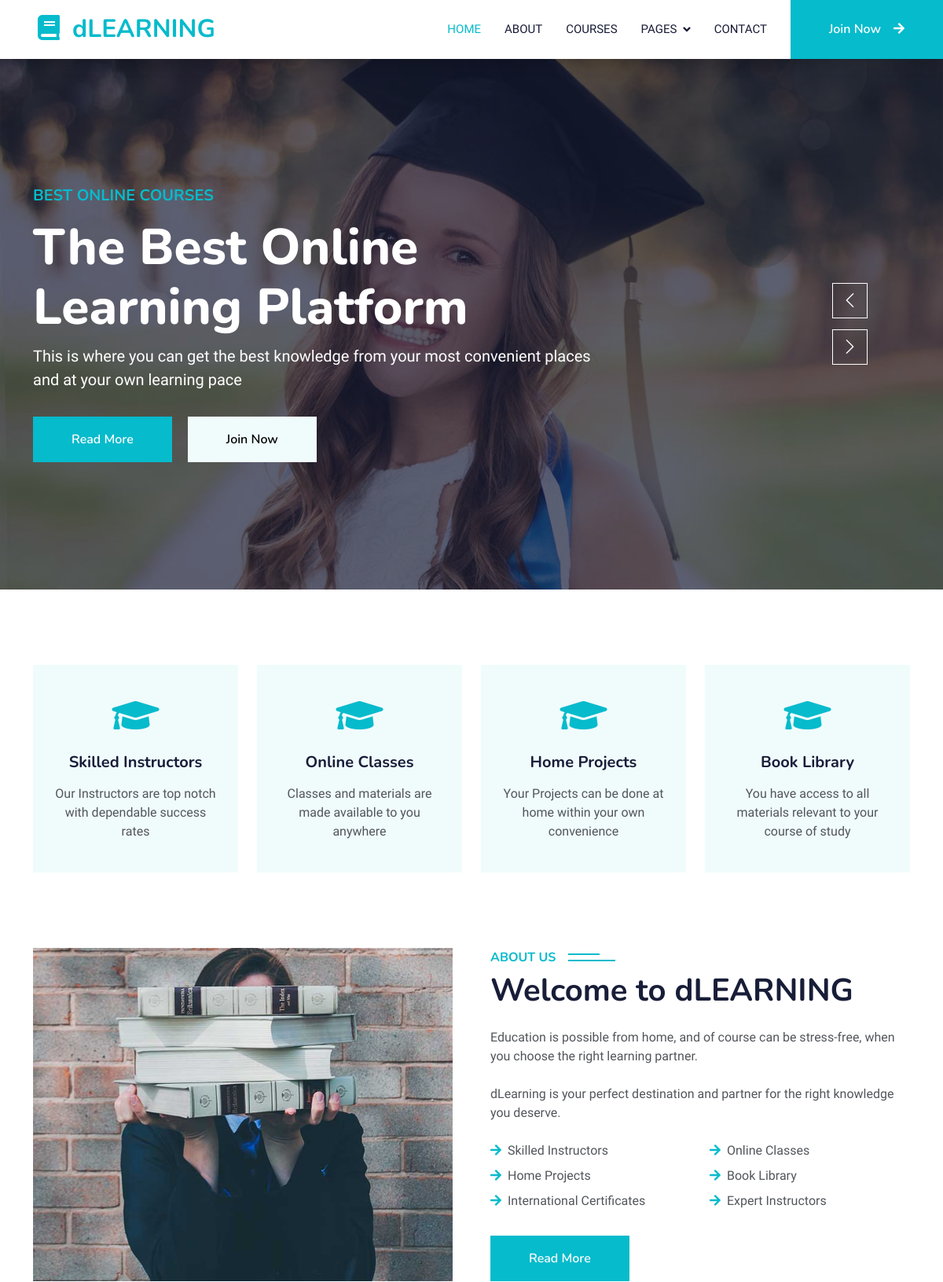
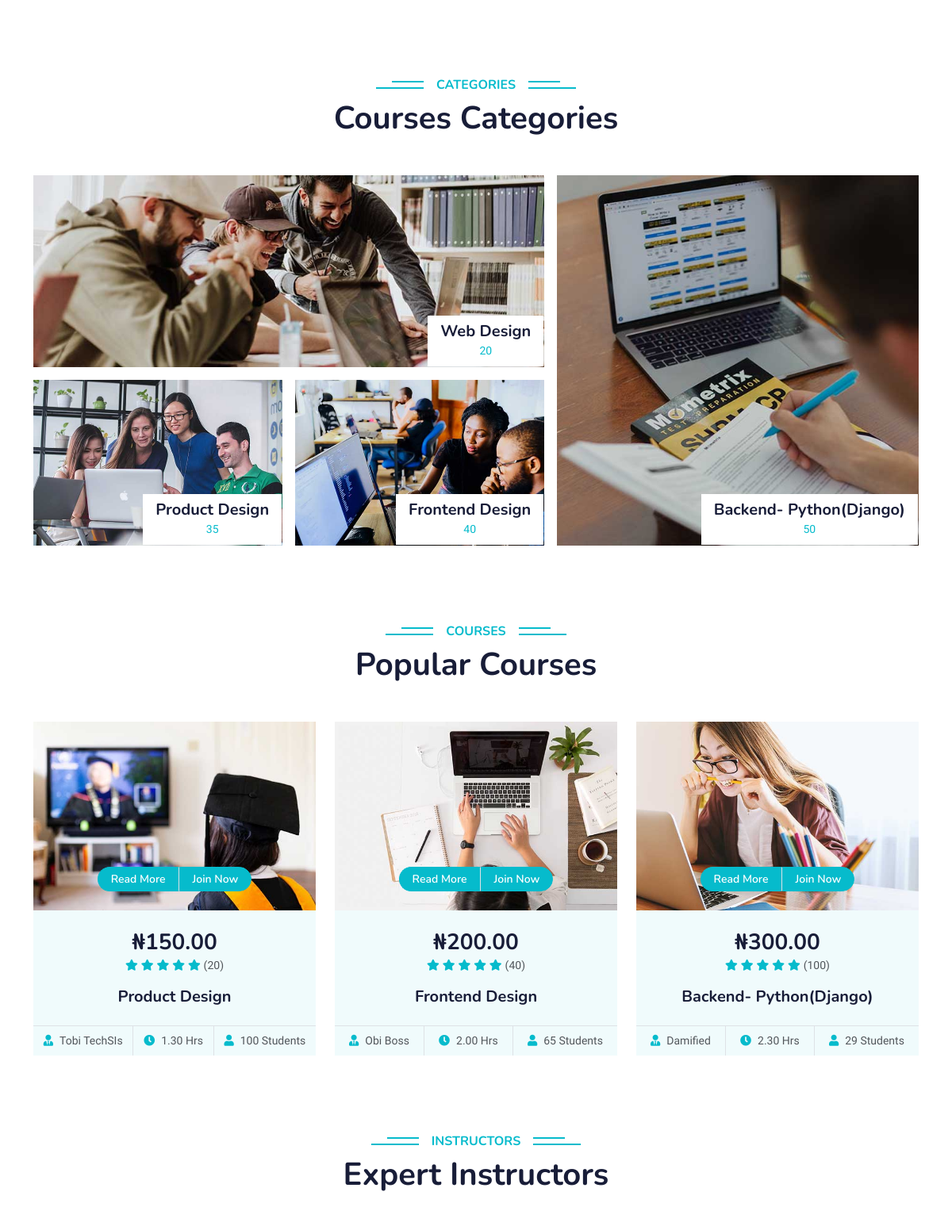
The page / (upper part) on the database its author committed (2 pictures, top to bottom).
### Elearning/models.py (models this page shows, shortened)
class Carousel(models.Model):
    name = models.CharField(max_length=100)
    description = models.CharField(max_length=100)
    explanation = models.TextField()
    image = models.ImageField(upload_to="carousel_images")

class Service(models.Model):
    name = models.CharField(max_length=100)
    description = models.CharField(max_length=100)

class AboutImage(models.Model):
    name = models.CharField(max_length=10)
    image = models.ImageField(upload_to='about_image')

class Feature(models.Model):
    name = models.CharField(max_length=50)

class Categorie(models.Model):
    name = models.CharField(max_length=50)
    courses_count = models.CharField(max_length=50)
    image = models.ImageField(upload_to='category_image')

class Course(models.Model):
    image = models.ImageField(upload_to='course_image')
    price = models.DecimalField(max_digits=10, decimal_places=2)
    likes_count = models.IntegerField()
    name = models.CharField(max_length=100)
    instructor = models.CharField(max_length=100)
    duration = models.DecimalField(max_digits=10, decimal_places=2)
    student_count = models.IntegerField()

### Elearning/views.py (the view)
# urls.py: path('', homepage, name='home'),
def homepage(request):
    if request.method == "GET":
        carousel = Carousel.objects.all()
        service = Service.objects.all()
        aboutimage = AboutImage.objects.all()
        feature = Feature.objects.all()
        category1 = Categorie.objects.get(pk=1)
        category2 = Categorie.objects.get(pk=2)
        category3 = Categorie.objects.get(pk=3)
        category4 = Categorie.objects.get(pk=4)
        course = Course.objects.all()
        expert = Expert.objects.all()
        testimonial = Testimonial.objects.all()
        footcontact = Footcontact.objects.all()
        footgallery = Footgallerie.objects.all()
        context = {
            'carousel': carousel,
            'service': service,
            'aboutimage': aboutimage,
            'feature': feature,
            'category1': category1,
            'category2': category2,
            'category3': category3,
            'category4': category4,
            'course': course,
            'expert': expert,
            'testimonial': testimonial,
            'footcontact': footcontact,
            'footgallery': footgallery
        }
    elif request.method == "POST":
        new_subscribers_email = request.POST("email") # OR request.POST.get["email"]
        Newsletter.objects.create(email=new_subscribers_email)
        return HttpResponse("You have subscribed sucessfully")
    return render(request, 'Elearning/index.html', context)

### Elearning/templates/Elearning/index.html (shortened to what this page needs)
{% load static %}
<!DOCTYPE html>
<html lang="en">
<head>
    <link href="https://cdnjs.cloudflare.com/ajax/libs/font-awesome/5.10.0/css/all.min.css" rel="stylesheet">
    <link href="https://cdn.jsdelivr.net/npm/bootstrap-icons@1.4.1/font/bootstrap-icons.css" rel="stylesheet">
    <link href="{% static 'Elearning/lib/animate/animate.min.css' %}" rel="stylesheet">
    <link href="{% static 'Elearning/lib/owlcarousel/assets/owl.carousel.min.css' %}" rel="stylesheet">
    <link href="{% static 'Elearning/css/bootstrap.min.css' %}" rel="stylesheet">
    <link href="{% static 'Elearning/css/style.css' %}" rel="stylesheet">
</head>
<body>
    <nav class="navbar navbar-expand-lg bg-white navbar-light shadow sticky-top p-0">
        <a href="{% url 'home' %}" class="navbar-brand d-flex align-items-center px-4 px-lg-5">
            <h2 class="m-0 text-primary"><i class="fa fa-book me-3"></i>dLEARNING</h2>
        </a>
        <div class="collapse navbar-collapse" id="navbarCollapse">
            <div class="navbar-nav ms-auto p-4 p-lg-0">
                <a href="{% url 'home' %}" class="nav-item nav-link active">Home</a>
                <a href="{% url 'about' %}" class="nav-item nav-link">About</a>
                <a href="{% url 'courses' %}" class="nav-item nav-link">Courses</a>
                <div class="nav-item dropdown">
                    <a href="#" class="nav-link dropdown-toggle" data-bs-toggle="dropdown">Pages</a>
                </div>
                <a href="{% url 'contact' %}" class="nav-item nav-link">Contact</a>
            </div>
            <a href="{% url 'register' %}" class="btn btn-primary py-4 px-lg-5 d-none d-lg-block">Join Now<i class="fa fa-arrow-right ms-3"></i></a>
        </div>
    </nav>
    {% block content %}
    <div class="container-fluid p-0 mb-5">
        <div class="owl-carousel header-carousel position-relative">
            {% for i in carousel %}
            <div class="owl-carousel-item position-relative">
                <img class="img-fluid" src="{{ i.image.url }}" alt="">
                <div class="position-absolute top-0 start-0 w-100 h-100 d-flex align-items-center" style="background: rgba(24, 29, 56, .7);">
                    <div class="container">
                        <div class="row justify-content-start">
                            <div class="col-sm-10 col-lg-8">
                                <h5 class="text-primary text-uppercase mb-3 animated slideInDown">{{ i.name }}</h5>
                                <h1 class="display-3 text-white animated slideInDown">{{ i.description }}</h1>
                                <p class="fs-5 text-white mb-4 pb-2">{{ i.explanation }}</p>
                                <a href="{% url 'testimonial' %}" class="btn btn-primary py-md-3 px-md-5 me-3 animated slideInLeft">Read More</a>
                                <a href="{% url 'contact' %}" class="btn btn-light py-md-3 px-md-5 animated slideInRight">Join Now</a>
                            </div>
                        </div>
                    </div>
                </div>
            </div>
            {% endfor %}
        </div>
    </div>
    <div class="container-xxl py-5">
        <div class="container">
            <div class="row g-4">
                {% for i in service %}
                <div class="col-lg-3 col-sm-6 wow fadeInUp" data-wow-delay="0.1s">
                    <div class="service-item text-center pt-3">
                        <div class="p-4">
                            <i class="fa fa-3x fa-graduation-cap text-primary mb-4"></i>
                            <h5 class="mb-3">{{ i.name }}</h5>
                            <p>{{ i.description }}</p>
                        </div>
                    </div>
                </div>
                {% endfor %}
            </div>
        </div>
    </div>
    <div class="container-xxl py-5">
        <div class="container">
            <div class="row g-5">
                <div class="col-lg-6 wow fadeInUp" data-wow-delay="0.1s" style="min-height: 400px;">
                    {% for i in aboutimage %}
                    <div class="position-relative h-100">
                        <img class="img-fluid position-absolute w-100 h-100" src="{{ i.image.url }}" alt="" style="object-fit: cover;">
                    </div>
                    {% endfor %}
                </div>
                <div class="col-lg-6 wow fadeInUp" data-wow-delay="0.3s">
                    <h6 class="section-title bg-white text-start text-primary pe-3">About Us</h6>
                    <h1 class="mb-4">Welcome to dLEARNING</h1>
                    <p class="mb-4">Education is possible from home, and of course can be stress-free, when you choose the right learning partner.</p>
                    <p class="mb-4">dLearning is your perfect destination and partner for the right knowledge you deserve.</p>
                    <div class="row gy-2 gx-4 mb-4">
                        {% for i in feature %}
                        <div class="col-sm-6">
                            <p class="mb-0"><i class="fa fa-arrow-right text-primary me-2"></i>{{ i.name }}</p>
                        </div>
                        {% endfor %}
                    </div>
                    <a class="btn btn-primary py-3 px-5 mt-2" href="{% url 'about' %}">Read More</a>
                </div>
            </div>
        </div>
    </div>
    <div class="container-xxl py-5 category">
        <div class="container">
            <div class="text-center wow fadeInUp" data-wow-delay="0.1s">
                <h6 class="section-title bg-white text-center text-primary px-3">Categories</h6>
                <h1 class="mb-5">Courses Categories</h1>
            </div>
            <div class="row g-3">
                <div class="col-lg-7 col-md-6">
                    <div class="row g-3">
                        <div class="col-lg-12 col-md-12 wow zoomIn" data-wow-delay="0.1s">
                            <a class="position-relative d-block overflow-hidden" href="">
                                <img class="img-fluid" src="{{ category1.image.url }}" alt="">
                                <div class="bg-white text-center position-absolute bottom-0 end-0 py-2 px-3" style="margin: 1px;">
                                    <h5 class="m-0">{{ category1.name }}</h5>
                                    <small class="text-primary">{{ category1.courses_count }}</small>
                                </div>
                            </a>
                        </div>
                        <div class="col-lg-6 col-md-12 wow zoomIn" data-wow-delay="0.3s">
                            <a class="position-relative d-block overflow-hidden" href="">
                                <img class="img-fluid" src="{{ category2.image.url }}" alt="">
                                <div class="bg-white text-center position-absolute bottom-0 end-0 py-2 px-3" style="margin: 1px;">
                                    <h5 class="m-0">{{ category2.name }}</h5>
                                    <small class="text-primary">{{ category2.courses_count }}</small>
                                </div>
                            </a>
                        </div>
                        <div class="col-lg-6 col-md-12 wow zoomIn" data-wow-delay="0.5s">
                            <a class="position-relative d-block overflow-hidden" href="">
                                <img class="img-fluid" src="{{ category3.image.url }}" alt="">
                                <div class="bg-white text-center position-absolute bottom-0 end-0 py-2 px-3" style="margin: 1px;">
                                    <h5 class="m-0">{{ category3.name }}</h5>
                                    <small class="text-primary">{{ category3.courses_count }}</small>
                                </div>
                            </a>
                        </div>
                    </div>
                </div>
                <div class="col-lg-5 col-md-6 wow zoomIn" data-wow-delay="0.7s" style="min-height: 350px;">
                    <a class="position-relative d-block h-100 overflow-hidden" href="">
                        <img class="img-fluid position-absolute w-100 h-100" src="{{ category4.image.url }}" alt="" style="object-fit: cover;">
                        <div class="bg-white text-center position-absolute bottom-0 end-0 py-2 px-3" style="margin:  1px;">
                            <h5 class="m-0">{{ category4.name }}</h5>
                            <small class="text-primary">{{ category4.courses_count }}</small>
                        </div>
                    </a>
                </div>
            </div>
        </div>
    </div>
    <div class="container-xxl py-5">
        <div class="container">
            <div class="text-center wow fadeInUp" data-wow-delay="0.1s">
                <h6 class="section-title bg-white text-center text-primary px-3">Courses</h6>
                <h1 class="mb-5">Popular Courses</h1>
            </div>
            <div class="row g-4 justify-content-center">
                {% for i in course %}
                <div class="col-lg-4 col-md-6 wow fadeInUp" data-wow-delay="0.1s">
                    <div class="course-item bg-light">
                        <div class="position-relative overflow-hidden">
                            <img class="img-fluid" src="{{ i.image.url }}" alt="">
                            <div class="w-100 d-flex justify-content-center position-absolute bottom-0 start-0 mb-4">
                                <a href="#" class="flex-shrink-0 btn btn-sm btn-primary px-3 border-end" style="border-radius: 30px 0 0 30px;">Read More</a>
                                <a href="#" class="flex-shrink-0 btn btn-sm btn-primary px-3" style="border-radius: 0 30px 30px 0;">Join Now</a>
                            </div>
                        </div>
                        <div class="text-center p-4 pb-0">
                            <h3 class="mb-0"><span>&#8358;</span>{{ i.price }}</h3>
                            <div class="mb-3">
                                <small class="fa fa-star text-primary"></small>
                                <small class="fa fa-star text-primary"></small>
                                <small class="fa fa-star text-primary"></small>
                                <small class="fa fa-star text-primary"></small>
                                <small class="fa fa-star text-primary"></small>
                                <small>({{ i.likes_count }})</small>
                            </div>
                            <h5 class="mb-4">{{ i.name }}</h5>
                        </div>
                        <div class="d-flex border-top">
                            <small class="flex-fill text-center border-end py-2"><i class="fa fa-user-tie text-primary me-2"></i>{{ i.instructor }}</small>
                            <small class="flex-fill text-center border-end py-2"><i class="fa fa-clock text-primary me-2"></i>{{ i.duration }} Hrs</small>
                            <small class="flex-fill text-center py-2"><i class="fa fa-user text-primary me-2"></i>{{ i.student_count }} Students</small>
                        </div>
                    </div>
                </div>
                {% endfor %}
            </div>
        </div>
    </div>
    <div class="container-xxl py-5">
        <div class="container">
            <div class="text-center wow fadeInUp" data-wow-delay="0.1s">
                <h6 class="section-title bg-white text-center text-primary px-3">Instructors</h6>
                <h1 class="mb-5">Expert Instructors</h1>
            </div>
            <div class="row g-4">
            </div>
        </div>
    </div>
    {% endblock content %}
</body>
</html>

### Elearning/static/Elearning/css/style.css (style rules this page uses)
:root { --primary: #06BBCC; --light: #F0FBFC; --dark: #181d38; }
.btn { font-family: 'Nunito', sans-serif; font-weight: 600; transition: .5s; }
.btn.btn-primary, .btn.btn-secondary { color: #FFFFFF; }
.navbar .dropdown-toggle::after { border: none; content: "\f107"; font-family: "Font Awesome 5 Free"; font-weight: 900; vertical-align: middle; margin-left: 8px; }
.navbar-light .navbar-nav .nav-link { margin-right: 30px; padding: 25px 0; color: #FFFFFF; font-size: 15px; text-transform: uppercase; outline: none; }
.navbar-light .navbar-nav .nav-link:hover, .navbar-light .navbar-nav .nav-link.active { color: var(--primary); }
.navbar-light .navbar-brand, .navbar-light a.btn { height: 75px; }
.navbar-light .navbar-nav .nav-link { color: var(--dark); font-weight: 500; }
.navbar-light.sticky-top { top: -100px; transition: .5s; }
.section-title { position: relative; display: inline-block; text-transform: uppercase; }
.section-title::before { position: absolute; content: ""; width: calc(100% + 80px); height: 2px; top: 4px; left: -40px; background: var(--primary); z-index: -1; }
.section-title::after { position: absolute; content: ""; width: calc(100% + 120px); height: 2px; bottom: 5px; left: -60px; background: var(--primary); z-index: -1; }
.section-title.text-start::before { width: calc(100% + 40px); left: 0; }
.section-title.text-start::after { width: calc(100% + 60px); left: 0; }
.service-item { background: var(--light); transition: .5s; }
.service-item * { transition: .5s; }
.category img, .course-item img { transition: .5s; }

### rows shown on the page
Carousel: image (picture), name "BEST ONLINE COURSES", description "The Best Online Learning Platform", explanation "This is where you can get the best knowledge from your most convenient places and at your own learning pace"
Service: name "Skilled Instructors", description "Our Instructors are top notch with dependable success rates"
Service: name "Online Classes", description "Classes and materials are made available to you anywhere"
Service: name "Home Projects", description "Your Projects can be done at home within your own convenience"
Service: name "Book Library", description "You have access to all materials relevant to your course of study"
AboutImage: image (picture)
Feature: name "Skilled Instructors"
Feature: name "Online Classes"
Feature: name "Home Projects"
Feature: name "Book Library"
Feature: name "International Certificates"
Feature: name "Expert Instructors"
Categorie: image (picture), name "Web Design", courses_count "20"
Categorie: image (picture), name "Product Design", courses_count "35"
Categorie: image (picture), name "Frontend Design", courses_count "40"
Categorie: image (picture), name "Backend- Python(Django)", courses_count "50"
Course: image (picture), price "150.00", likes_count "20", name "Product Design", instructor "Tobi TechSIs", duration "1.30", student_count "100"
Course: image (picture), price "200.00", likes_count "40", name "Frontend Design", instructor "Obi Boss", duration "2.00", student_count "65"
Course: image (picture), price "300.00", likes_count "100", name "Backend- Python(Django)", instructor "Damified", duration "2.30", student_count "29"
